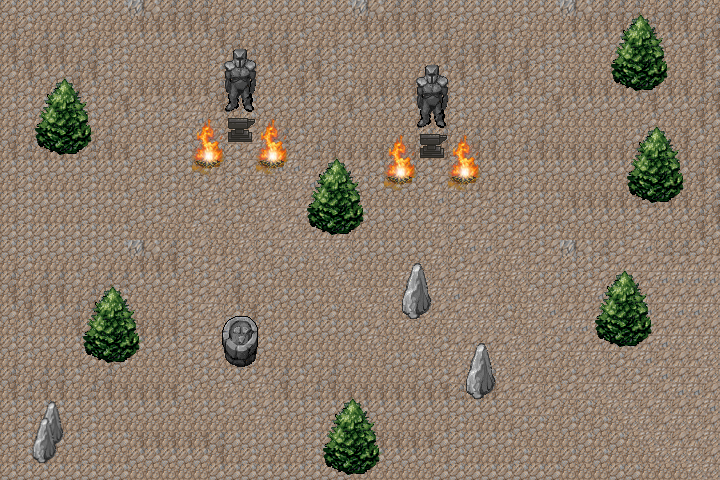

Rendered tile map (Tiled .tmx) drawn with the repository's tilesets; below, a short description and the map source with its tile grids summarised:
An orthogonal 45x30 tile map with 16x16 px tiles, 3 tile layers (Tilelaag 1, Tilelaag 3, Tilelaag 3), 3 tilesets and 7 objects.

<map version="1.0" orientation="orthogonal" renderorder="right-down" width="45" height="30" tilewidth="16" tileheight="16" nextobjectid="42">
 <tileset firstgid="1" name="blowharder" tilewidth="16" tileheight="16" tilecount="4408" columns="116">
  <image source="blowharder.png" width="1856" height="608" />
 </tileset>
 <tileset firstgid="4409" name="mountain_landscape" tilewidth="16" tileheight="16" tilecount="1024" columns="32">
  <image source="mountain_landscape.png" width="512" height="512" />
 </tileset>
 <tileset firstgid="5433" name="hyptosis_tile-art-batch-1" tilewidth="16" tileheight="16" tilecount="3600" columns="60">
  <image source="hyptosis_tile-art-batch-1.png" width="960" height="960" />
 </tileset>
 <layer name="Tilelaag 1" width="45" height="30">
  <data>[1350 cells, 1350 non-empty, 14 distinct tile ids]</data>
 </layer>
 <objectgroup name="collison-layer">
  <object id="35" x="614" y="12" width="52.6667" height="76.6667" visible="0" />
  <object id="36" x="625.333" y="126" width="58.6667" height="76" visible="0" />
  <object id="37" x="596" y="270" width="58.6667" height="76" visible="0" />
  <object id="38" x="309.333" y="158" width="58.6667" height="76" visible="0" />
  <object id="39" x="322" y="397.333" width="58.6667" height="76" visible="0" />
  <object id="40" x="83.3333" y="287.333" width="58.6667" height="76" visible="0" />
  <object id="41" x="33.3333" y="78" width="58.6667" height="76" visible="0" />
 </objectgroup>
 <layer name="Tilelaag 3" width="45" height="30">
  <data>[1350 cells, 623 non-empty, 44 distinct tile ids]</data>
 </layer>
 <layer name="Tilelaag 3" width="45" height="30">
  <data>[1350 cells, 287 non-empty, 79 distinct tile ids]</data>
 </layer>
</map>
